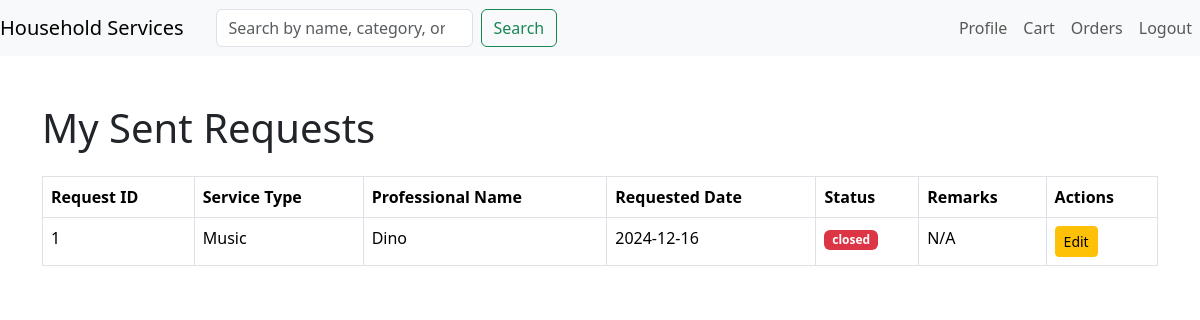
/customer_sent_requests (signed in), run on the app's committed database.
### models.py (models this page shows, shortened)
class ServiceRequest(db.Model):
    id = db.Column(db.Integer, primary_key=True)
    customer_name = db.Column(db.String(100), nullable=False)
    service_type = db.Column(db.String(100), nullable=False)
    requested_date = db.Column(db.Date, default=datetime.utcnow)
    status = db.Column(db.String(20), default='pending')  # pending, approved, rejected
    customer_id = db.Column(db.Integer, db.ForeignKey('customer.id'), nullable=False)
    service_id = db.Column(db.Integer, db.ForeignKey('service.id'), nullable=True)
    professional_id = db.Column(db.Integer, db.ForeignKey('professional.id'), nullable=True)
    remarks = db.Column(db.String(500), nullable=True)
    customer = db.relationship('Customer', backref='service_requests')
    service = db.relationship('Service', backref='service_requests')
    professionals = db.relationship('Professional', backref='service_requests', lazy=True)

class Professional(db.Model):
    id = db.Column(db.Integer, primary_key=True)
    name = db.Column(db.String(84), nullable=False)
    Email_id = db.Column(db.String(32), unique=True, nullable=False)
    passhash = db.Column(db.String(128), nullable=False)
    description = db.Column(db.String(128), nullable=True)
    service_type = db.Column(db.String(128))
    address = db.Column(db.String(32))
    Pin_Code = db.Column(db.String(8))
    experience = db.Column(db.String(8))
    category_id = db.Column(db.Integer, db.ForeignKey('category.id'), nullable=False)
    status = db.Column(db.String(16), nullable=False, default='pending')
    role = db.Column(db.String(16), nullable=False, default='service_professional')
    category = db.relationship('Category', backref='professionals', lazy=True)
    reviews = db.relationship('Review', back_populates='professional', cascade='all, delete-orphan')
    is_blocked = db.Column(db.Boolean, default=False)
    date_created = db.Column(db.DateTime, nullable=False, default=datetime.utcnow)
    document = db.Column(db.String(256), nullable=True)  # New column to store document path

### routes.py (the view)
@app.route('/customer_sent_requests', methods=['GET', 'POST'])
def customer_sent_requests():
    user_id = session.get('user_id')
    if not user_id:
        flash("Please log in to view your sent requests.", "error")
        return redirect(url_for('login'))
    customer = Customer.query.get(user_id)
    if not customer:
        flash("Invalid customer!", "error")
        return redirect(url_for('home'))
    sent_requests = ServiceRequest.query.filter_by(customer_id=user_id).join(Professional, isouter=True).all()
    user = Customer.query.get(session['user_id'])
    for req in sent_requests:
        print(req.id, req.professionals)
    return render_template('customer_sent_request.html', customer=customer, sent_requests=sent_requests, user=user)

### templates/customer_sent_request.html (shortened to what this page needs)
{% extends 'layout.html' %}
{% block content %}
<div class="container mt-5">
    <h1 class="mb-4">My Sent Requests</h1>
    {% if sent_requests %}
    <table class="table table-bordered">
        <thead>
            <tr>
                <th>Request ID</th>
                <th>Service Type</th>
                <th>Professional Name</th>
                <th>Requested Date</th>
                <th>Status</th>
                <th>Remarks</th>
                <th>Actions</th>
            </tr>
        </thead>
        <tbody>
            {% for request in sent_requests %}
            <tr>
                <td>{{ request.id }}</td>
                <td>{{ request.service_type }}</td>
                <td>
                    {% if request.professionals %}
                    {{ request.professionals.name }}
                    {% else %}
                    Not Assigned
                    {% endif %}
                </td>
                <td>{{ request.requested_date.strftime('%Y-%m-%d') }}</td>
                <td>
                    {% if request.status == 'pending' %}
                    <span class="badge bg-warning text-dark">{{ request.status }}</span>
                    {% elif request.status == 'approved' %}
                    <span class="badge bg-success">{{ request.status }}</span>
                    {% else %}
                    <span class="badge bg-danger">{{ request.status }}</span>
                    {% endif %}
                </td>
                <td>{{ request.remarks if request.remarks else 'N/A' }}</td>
                <td>
                    <a href="{{ url_for('edit_Cservice_request', request_id=request.id) }}" class="btn btn-warning btn-sm">Edit</a>
                </td>
            </tr>
            {% endfor %}
        </tbody>
    </table>
    {% else %}
    <p class="alert alert-info">You have not sent any requests yet.</p>
    {% endif %}
</div>
{% endblock %}

### data on the page
ServiceRequest: id "1", service_type "Music", professionals.name "Dino", requested_date "2024-12-16", status "closed", remarks "N/A"
